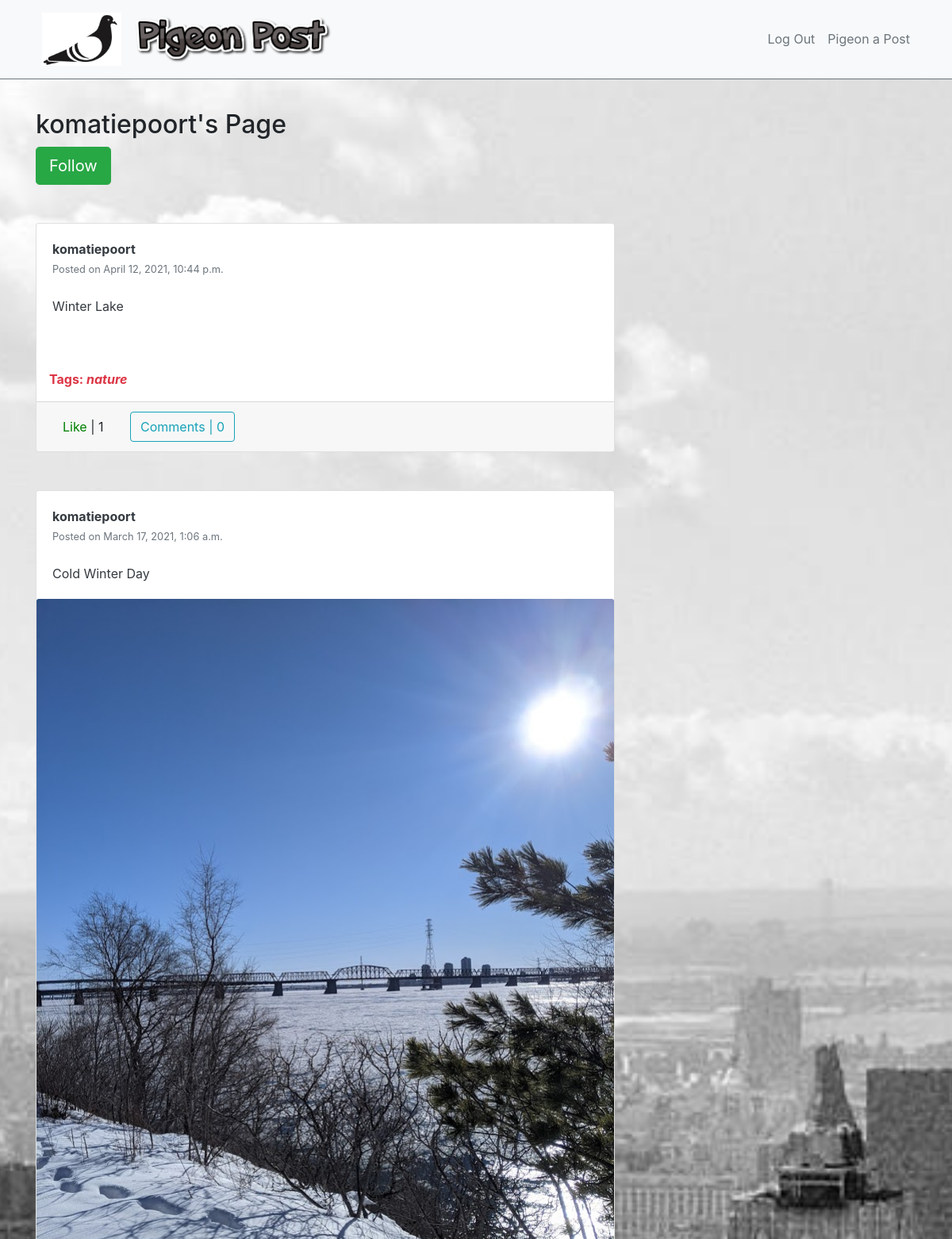
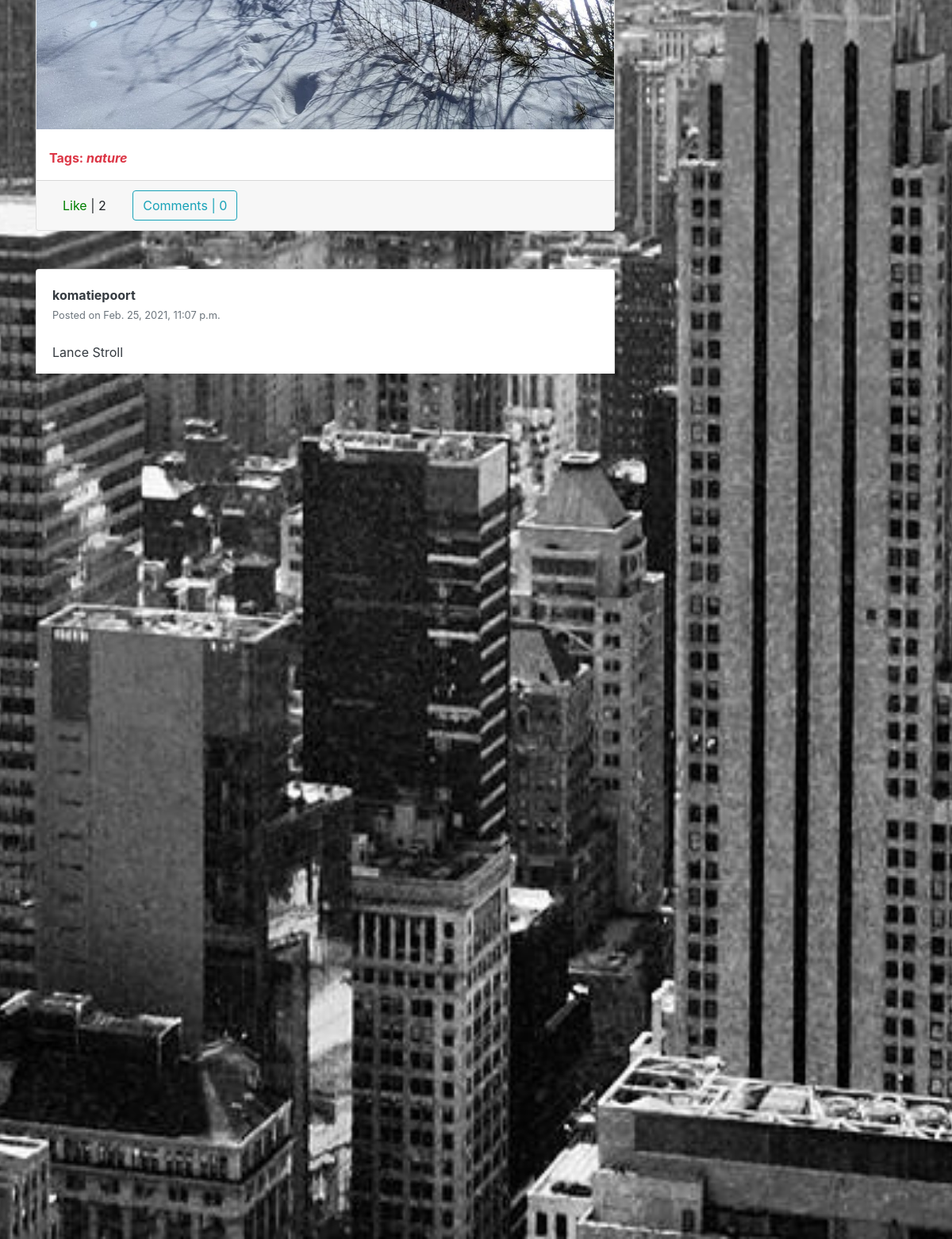
/user_posts/komatiepoort (signed in), run on the app's committed database (2 pictures, top to bottom).
### pigeonpost/models.py (models this page shows, shortened)
class Post(models.Model):
    description = models.CharField(max_length=255, blank=True)
    pic = models.ImageField(upload_to='static/images')
    date_posted = models.DateTimeField(default=timezone.now)
    user_name = models.ForeignKey(User, on_delete=models.CASCADE)
    tags = models.CharField(max_length=100, blank=True)

### pigeonpost/views.py (the view)
# urls.py: url(r'^user_posts/(?P<username>\w+)$', core_views.UserPostListView.as_view(), name='user-posts'),
class UserPostListView(LoginRequiredMixin, ListView):
  model = Post
  template_name = 'user_posts.html'
  context_object_name = 'posts'
  paginate_by = 10
  def get_context_data(self, **kwargs):
    context = super(UserPostListView, self).get_context_data(**kwargs)
    user = get_object_or_404(User, username=self.kwargs.get('username'))
    liked = [i for i in Post.objects.filter(user_name=user) if Like.objects.filter(user = self.request.user, post=i)]
    context['liked_post'] = liked
    return context
  def get_queryset(self):
    user = get_object_or_404(User, username=self.kwargs.get('username'))
    return Post.objects.filter(user_name=user).order_by('-date_posted')

### pigeonpost/templates/user_posts.html (shortened to what this page needs)
{% extends 'base.html' %}
{% block content %}
<div style="background: url(../static/images/CitySkyline.jpg); min-height: 1000px; background-size: cover; background-position: top; background-repeat: no-repeat; background-attachment: fixed;" class="page-holder bg-cover">
	<div class="container">
		<h2><br/>{{ posts.0.user_name }}'s Page </h2>
		{% if user.username != posts.0.user_name %}
		<button type="button" class="btn btn-success btn-lg">Follow</button>
		{% endif %}
		<div class="row">
			<div class="col-md-8">
				{% for post in posts %}
				<div class="card card-signin my-5">
					<div class="card-body">
						<a class="text-dark" href="{% url 'user-posts' username=post.user_name %}"><b>{{ post.user_name }}</b></a>
						<br><small class="text-muted">Posted on {{ post.date_posted }}</small>
						<br><br>
						<p class="card-text text-dark">{{ post.description }}</p>
					</div>
					<a href="{% url 'post-detail' pk=post.pk %}"><img class="card-img-top" src="{{ post.pic.url }}" alt=""></a>
					{% if post.tags %}
					<br><p class="text-danger ml-3"><b>Tags: <i>{{ post.tags }}</i></b></p>
					{% endif %}
					<div class="card-footer">
						<button class="btn btn-white mr-3 like" id="{{ post.id }}">
							{% if post in liked_post %}
							<a
							href="{% url 'post-like' pk=post.pk %}"
							style="color: red"
							id="likebtn{{ post.id }}"
							>
							Unlike</a
							>
							| {{post.likes.count}} {% else %}
							<a
							href="{% url 'post-like' pk=post.pk %}"
							style="color: green"
							id="likebtn{{ post.id }}"
							>
							Like</a
							>
							| {{post.likes.count}} {% endif %}
						</button>
						<a class="btn btn-outline-info" href="{% url 'post-detail' pk=post.pk %}">Comments | {{ post.details.count }}</a>
					</div>
				</div>
				{% endfor %}
			</div>
		</div>
	</div>
</div>
{% endblock content %}

### data on the page
Post: user_name.username "komatiepoort", user_name "komatiepoort", date_posted "April 12, 2021, 10:44 p.m.", description "Winter Lake", tags "nature", likes.count "1", details.count "0"
Post: user_name "komatiepoort", date_posted "March 17, 2021, 1:06 a.m.", description "Cold Winter Day", pic (picture), tags "nature", likes.count "2", details.count "0"
Post: user_name "komatiepoort", date_posted "Feb. 25, 2021, 11:07 p.m.", description "Lance Stroll", pic (picture), tags "Formula1", likes.count "0", details.count "0"
